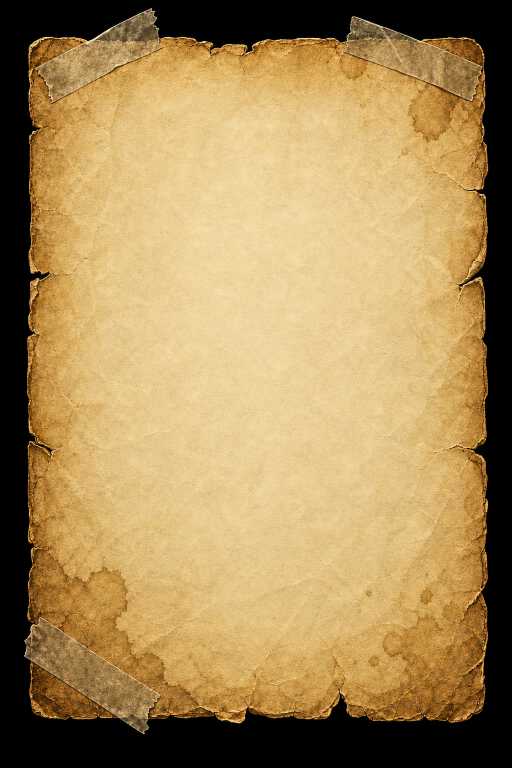
#> input picture tools/ui/source/rating-sheet.png, 1024 x 1536 px, found by its file name (shown at 1/2 size)
$ python build-rating.py
#> lines starting #> are read from the running program, lines starting #| are printed output that depends on the picture
"""
«Рейтинг» on a sheet of old parchment (the user's pick, tools/ui/source/rating-sheet.png: gpt-image, the paper on flat black).
→ public/assets/ui/rating-sheet.webp: the black keyed out, trimmed to the paper (the tape strips stick out a little);
  public/assets/ui/rating-tab.webp: a scrap of the same paper (a piece of its torn left edge, the edge facing left) — the
  side tabs (screens.css .rt-side-tab).
"""
import numpy as np
from PIL import Image, ImageFilter

im = np.array(Image.open("tools/ui/source/rating-sheet.png").convert("RGB")).astype(np.float32)
# the black around: alpha by brightness (the burnt edges are dark brown, never near black)
v = im.max(2)
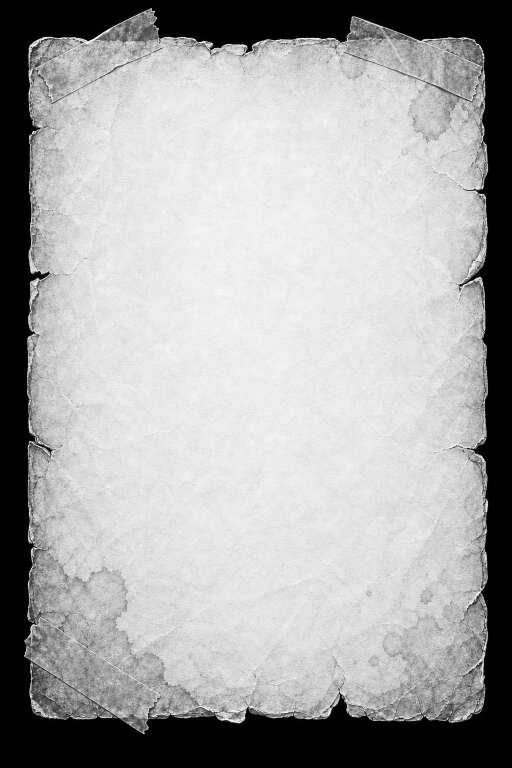
#> v: shape (1536, 1024) float32 (shown at 1/2 size); min 0, max 255, mean 168.2
a = np.clip((v - 14) / (48 - 14), 0, 1)
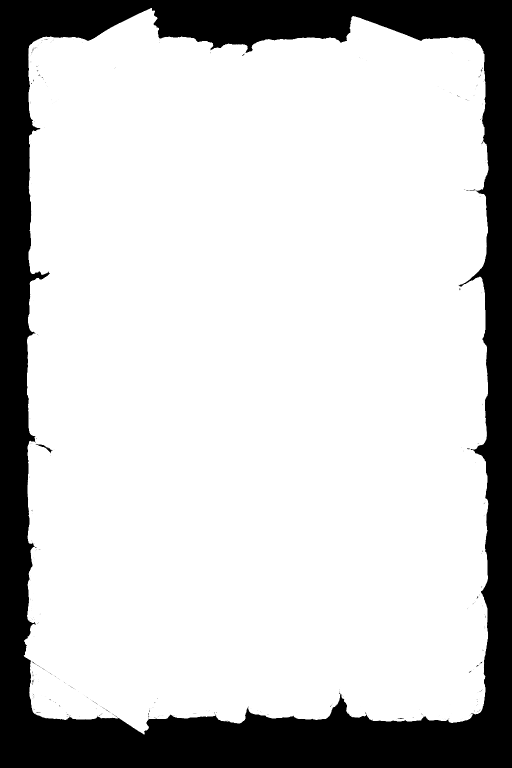
#> a: shape (1536, 1024) float32 (shown at 1/2 size); min 0, max 1, mean 0.792
# fill pin holes inside the paper (a dark stain is never transparent): close the mask
m = Image.fromarray((a * 255).astype(np.uint8)).filter(ImageFilter.MaxFilter(5)).filter(ImageFilter.MinFilter(5))
a = np.maximum(a, np.array(m) / 255 * (np.array(m) > 250))
# un-premultiply over black so the edge does not stay dark-haloed
rgb = np.where(a[..., None] > 0.02, np.clip(im / np.maximum(a[..., None], 0.02), 0, 255), 0)
out = Image.fromarray(np.dstack([rgb, a * 255]).astype(np.uint8))
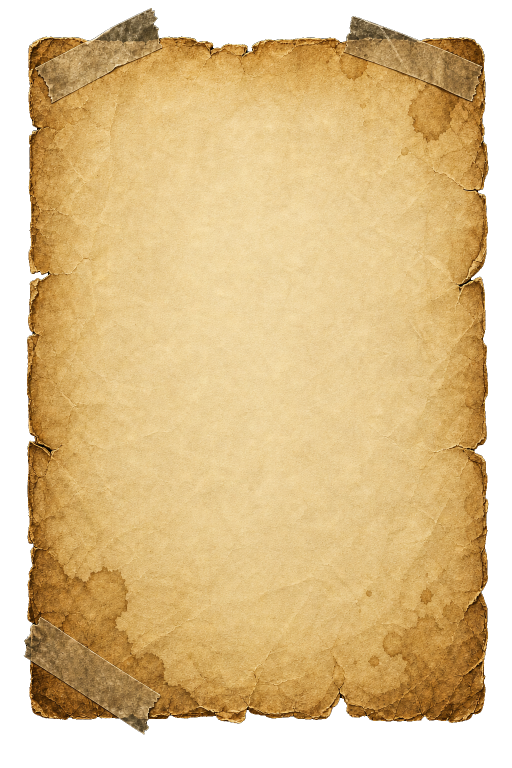
#> out: PIL image 1024x1536 RGBA (shown at 1/2 size); mean R, G, B, A 168.2, 139.2, 88.6, 202.1; transparent parts drawn white
out = out.crop(out.getbbox())
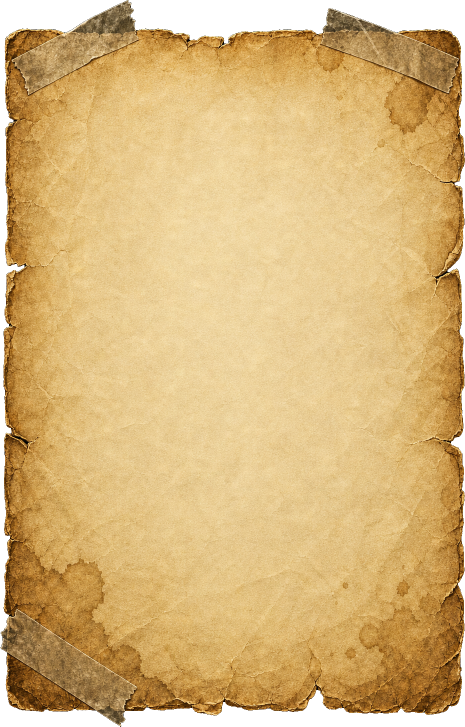
#> out: PIL image 930x1453 RGBA (shown at 1/2 size); mean R, G, B, A 195.8, 162, 103.1, 235.2; transparent parts drawn white
print("sheet", out.size)
#| sheet (930, 1453)
out.save("public/assets/ui/rating-sheet.webp", quality=86, method=6)

# the tab: a piece off the torn left edge (between the tapes), the torn side to the left
W, H = out.size
#> W = 930; H = 1453
y0 = int(H * 0.30)
#> y0 = 435
tab = out.crop((0, y0, int(W * 0.30), y0 + int(W * 0.26)))
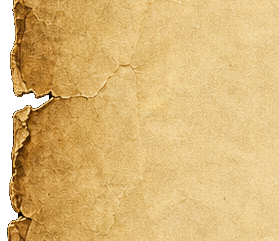
#> tab: PIL image 279x241 RGBA; mean R, G, B, A 207.1, 171.9, 108.6, 242.5; transparent parts drawn white
ta = np.array(tab)
# its right side: a straight cut that fades under the sheet
x = np.arange(ta.shape[1])
#> x = 279 values from 0 to 278
fade = np.clip((ta.shape[1] - x) / 24, 0, 1)
ta[..., 3] = (ta[..., 3] * fade[None, :]).astype(np.uint8)
# the top and bottom: cut straight off the sheet — tear them (a jagged line) and burn them brown like the paper's edge
rng = np.random.default_rng(7)
h, w = ta.shape[:2]
#> h = 241; w = 279
def jag():
    # a soft wavy tear: a few knots every ~14 px joined smoothly, plus a fine grain
    k = rng.normal(0, 1, w // 14 + 3)
    n = np.interp(np.arange(w) / 14, np.arange(len(k)), k)
    n = np.convolve(np.pad(n, 10, mode="edge"), np.hanning(17) / np.hanning(17).sum(), "same")[10:10 + w] * 6
    return np.clip(14 + n + rng.normal(0, 0.35, w), 3, 30)
top, bot = jag(), jag()
yy = np.arange(h)[:, None]
#> yy = 241 values from 0 to 240
d = np.minimum(yy - top[None, :], (h - 1 - yy) - bot[None, :])          # px inside the torn line
ta[..., 3] = (ta[..., 3] * np.clip(d / 1.5, 0, 1)).astype(np.uint8)
burn = np.clip(1 - d / 22, 0, 1)[..., None] * 0.55
edge = np.array([92, 52, 18], np.float32)
ta[..., :3] = (ta[..., :3] * (1 - burn) + edge * burn).astype(np.uint8)
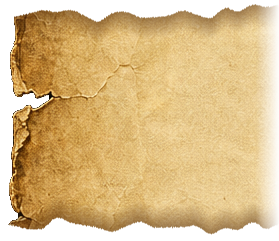
#> ta: shape (241, 279, 4); mean R, G, B, A 194.4, 158.6, 98.7, 205; transparent parts drawn white
tab = Image.fromarray(ta)
tab.thumbnail((240, 240), Image.LANCZOS)
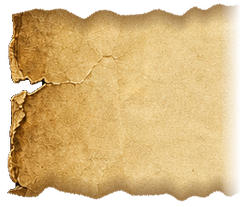
#> tab: PIL image 240x207 RGBA; mean R, G, B, A 180.8, 148.6, 93, 205; transparent parts drawn white
print("tab", tab.size)
#| tab (240, 207)
tab.save("public/assets/ui/rating-tab.webp", quality=88, method=6)
